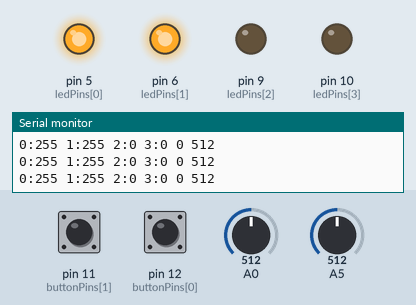
Simulated run of this sketch. Board: Arduino Uno, built with avr-gcc and run on an emulated ATmega328P. On the bench: output pins drawn as LEDs (lit = HIGH), the last lines printed to the serial monitor. Inputs (shaded band) come from the test bench; at power-on: A0 = 512, pin 12 (buttonPins[0]) LOW, A5 = 512, pin 11 (buttonPins[1]) LOW.

Above: at 1.2 s.
1.3 s: A0 set to 306
At 2.5 s:
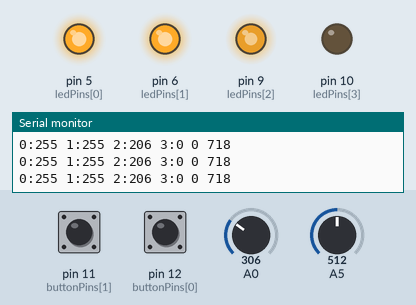
2.8 s: pin 12 (buttonPins[0]) pulled HIGH for 0.15 s
At 4.0 s:
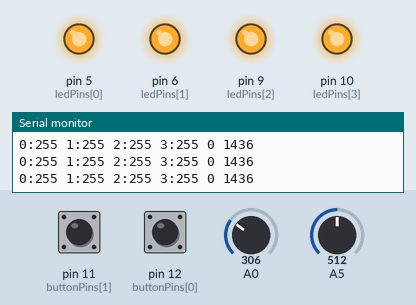
4.4 s: A5 set to 320
7.4 s: A5 set to 297
At 8.2 s:
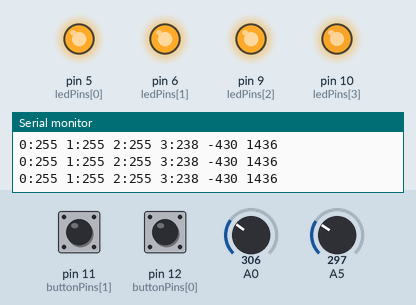
8.9 s: pin 11 (buttonPins[1]) pulled HIGH for 0.15 s
At 10.0 s:
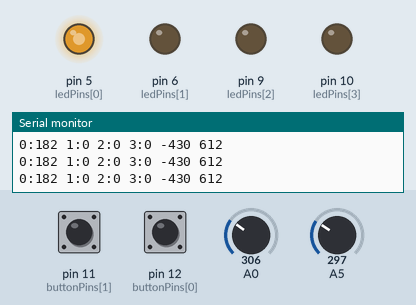
10.5 s: A0 set to 122
At 11.2 s:
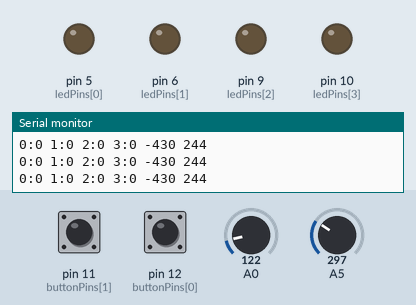
Timing chart, 0 to 13.0 s (numbered marks = the images above; inputs shaded):
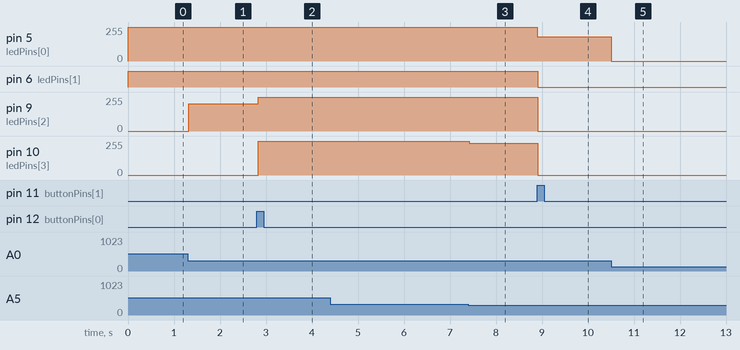

The sketch:

lightBar.ino
```cpp
const int leds = 4;
const int buttons = 2;
const int ledPins[] = {5, 6, 9, 10};
// potentiometer = A5;
const int buttonPins[] = {12, 11};


int brightness[leds];
int buttonState[buttons];
int lastButtonState[buttons];
int zoom = 0;
int zoomRate = 2;
int mode = 0;


void setup()
{
  for(int i = 0; i < leds; i++)
  {
    pinMode(ledPins[i], OUTPUT);
  }
  for(int i = 0; i < buttons; i++)
  {
    pinMode(buttonPins[i], INPUT);
  }

  // init buttons
  for(int i = 0; i < buttons; i++)
  {
    buttonState[i] = 0;
    lastButtonState[i] = 0;
  }
  Serial.begin(9600);
}

int buttonRead(int button, int maxValue, int value)
{
  maxValue--;
  buttonState[button] = digitalRead(buttonPins[button]);
  if (buttonState[button] != lastButtonState[button])
  {
    if (buttonState[button] == HIGH)
    {
      if(value == maxValue)
      {
        value = 0;
      }
      else
      {
        value++;
      }
    }
  }
  lastButtonState[button] = buttonState[button];
  return value;
}

void loop()
{
  int sensorValue = analogRead(A0);
  int potValue = analogRead(A5);

  zoom = buttonRead(0, 3, zoom);
  mode = buttonRead(1, 2, mode);

  switch(mode)
  {
    case 0: sensorValue = 1024 - sensorValue;
      break;
  }

  if(zoom == 0)
  {
    //sensorValue = map(sensorValue, 0, 1024, 0, 1024 * zoomRate * (zoom + 1));
    potValue = map(potValue, 0, 1024, 0, 0);
  }
  else
  {
    sensorValue = map(sensorValue, 0, 1024, 0, 1024 * zoomRate * (zoom));
    potValue = map(potValue, 0, 1024, -0.5 * (1024 * zoomRate * (zoom)), 0.5 * (1024 * zoomRate * (zoom)));
  }


  for(int i = 0; i < leds; i++)
  {
    analogWrite(ledPins[i], constrain(sensorValue - (i * 256) + potValue, 0, 255));
    Serial.print(i);
    Serial.print(":");
    Serial.print(constrain(sensorValue - (i * 256) + potValue, 0, 255));
    Serial.print(" ");
  }

  Serial.print(potValue);
  Serial.print(" ");
  Serial.println(sensorValue);
  delay(10);
}
```

Measured:
- after the input at 1.3 s, pin 9 (ledPins[2]): 0/255 → 206/255 at once
- after the input at 2.8 s, pin 9 (ledPins[2]): 206/255 → 255/255 at once; pin 10 (ledPins[3]): 0/255 → 255/255 at once
- after the input at 7.4 s, pin 10 (ledPins[3]): 255/255 → 238/255 at once
- after the input at 8.9 s, pin 5 (ledPins[0]): 255/255 → 182/255 at once; pin 6 (ledPins[1]): HIGH → LOW at once; pin 9 (ledPins[2]): 255/255 → 0/255 at once; pin 10 (ledPins[3]): 238/255 → 0/255 at once
- after the input at 10.5 s, pin 5 (ledPins[0]): 182/255 → 0/255 at once
